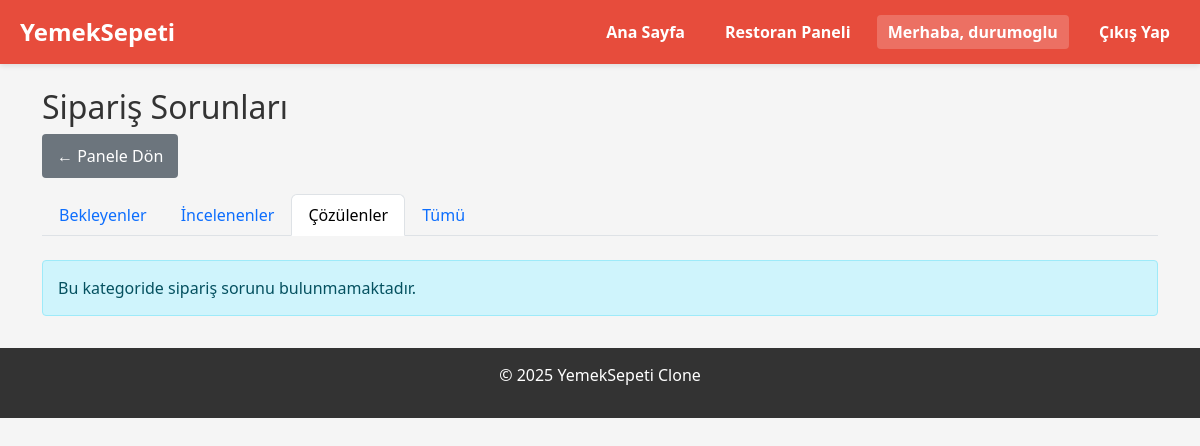
The app's page /restaurant/order-reports/resolved (signed in), older data.
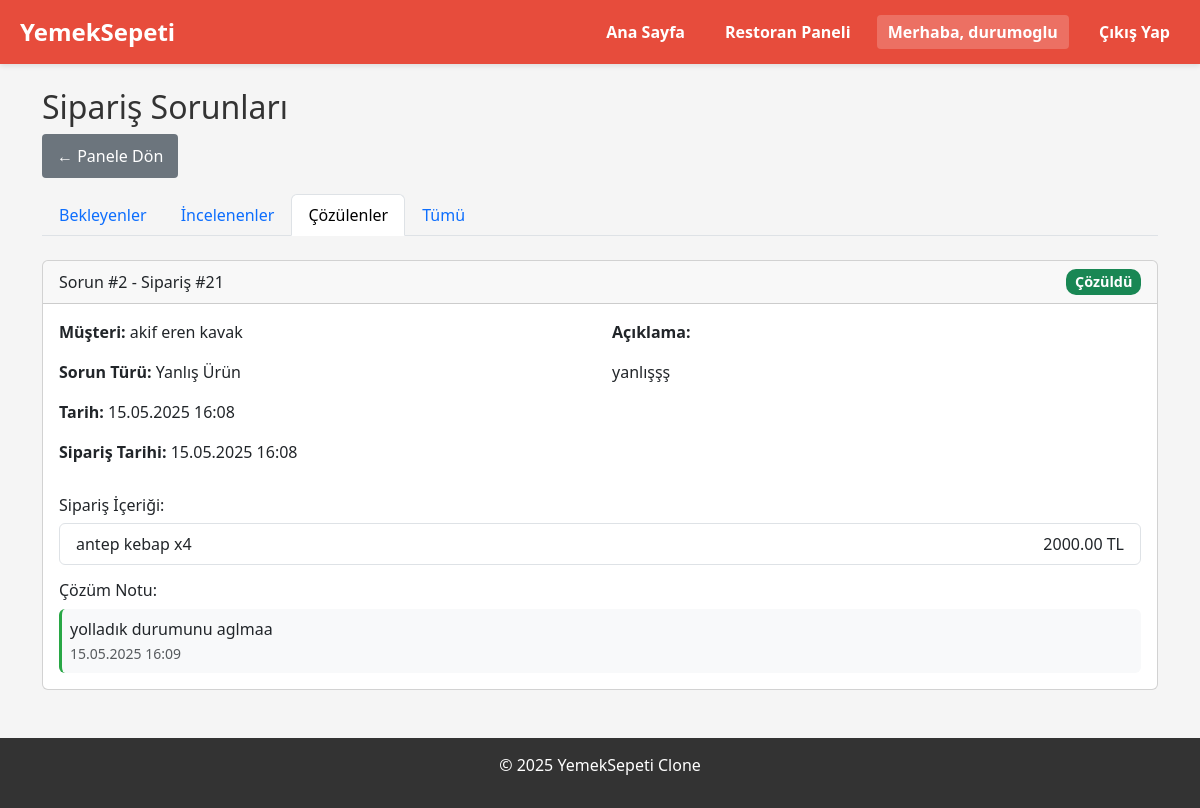
The same page, newer data.
### models.py (models this page shows, shortened)
class OrderReport(db.Model):
    id = db.Column(db.Integer, primary_key=True)
    order_id = db.Column(db.Integer, db.ForeignKey('order.id'), nullable=False)
    user_id = db.Column(db.Integer, db.ForeignKey('user.id'), nullable=False)
    report_type = db.Column(db.String(50), nullable=False)  # 'missing_item', 'incorrect_item', 'quality_issue', 'other'
    description = db.Column(db.Text, nullable=False)
    status = db.Column(db.String(20), default='pending')  # 'pending', 'in_review', 'resolved', 'rejected'
    created_at = db.Column(db.DateTime, default=lambda: datetime.now(timezone.utc))
    resolved_at = db.Column(db.DateTime, nullable=True)
    resolution_note = db.Column(db.Text, nullable=True)
    order = db.relationship('Order', backref='reports')
    user = db.relationship('User', backref='order_reports')

class Order(db.Model):
    id = db.Column(db.Integer, primary_key=True)
    user_id = db.Column(db.Integer, db.ForeignKey('user.id'), nullable=False)
    restaurant_id = db.Column(db.Integer, db.ForeignKey('restaurant.id'), nullable=False)
    order_date = db.Column(db.DateTime, default=lambda: datetime.now(timezone.utc))
    status = db.Column(db.String(20), default='pending')  # pending, preparing, delivering, delivered, cancelled
    total_amount = db.Column(db.Float, nullable=False)
    delivery_address = db.Column(db.Text, nullable=False)
    user = db.relationship('User', foreign_keys=[user_id], backref='orders')
    restaurant = db.relationship('Restaurant', backref='orders')
    delivery_id = db.Column(db.Integer, db.ForeignKey('user.id'), nullable=True)
    delivery = db.relationship('User', foreign_keys=[delivery_id], backref='assigned_orders')

class User(db.Model):
    id = db.Column(db.Integer, primary_key=True)
    name = db.Column(db.String(100), nullable=False)
    email = db.Column(db.String(100), unique=True, nullable=False)
    password = db.Column(db.String(100), nullable=False)
    phone = db.Column(db.String(15), nullable=True)
    address = db.Column(db.Text, nullable=True)
    user_type = db.Column(db.String(20), nullable=False)  # 'admin', 'restaurant', 'user', 'delivery'
    created_at = db.Column(db.DateTime, default=lambda: datetime.now(timezone.utc))
    is_active = db.Column(db.Boolean, default=True)
    reset_code = db.Column(db.String(100), nullable=True)
    reset_code_expiry = db.Column(db.DateTime, nullable=True)
    restaurant = db.relationship('Restaurant', backref='owner', uselist=False)
    addresses = db.relationship('Address', backref='user', lazy=True)

class OrderItem(db.Model):
    id = db.Column(db.Integer, primary_key=True)
    order_id = db.Column(db.Integer, db.ForeignKey('order.id'), nullable=False)
    menu_id = db.Column(db.Integer, db.ForeignKey('menu.id'), nullable=False)  # Changed from menu_item_id
    quantity = db.Column(db.Integer, nullable=False)
    price = db.Column(db.Float, nullable=False)
    order = db.relationship('Order', backref='items')
    menu_item = db.relationship('Menu')  # Changed from MenuItem to Menu

class Menu(db.Model):
    id = db.Column(db.Integer, primary_key=True)
    restaurant_id = db.Column(db.Integer, db.ForeignKey('restaurant.id'), nullable=False)
    item_name = db.Column(db.String(100), nullable=False)
    description = db.Column(db.Text, nullable=True)
    price = db.Column(db.Float, nullable=False)
    is_available = db.Column(db.Boolean, default=True)
    category = db.Column(db.String(50), nullable=False, default = "diğer")  # e.g., 'appetizer', 'main course', 'dessert'
    restaurant = db.relationship('Restaurant', backref='menu_items')

### app.py (the view)
@app.route("/restaurant/order-reports")
@app.route("/restaurant/order-reports/<tab>")
@login_required
@restaurant_required
def restaurant_order_reports(tab='pending'):
    restaurant = Restaurant.query.filter_by(user_id=session['user_id']).first()
    if not restaurant:
        flash('Restoran bilgisi bulunamadı', 'danger')
        return redirect(url_for('restaurant_dashboard'))
    reports_query = OrderReport.query.join(Order).filter(Order.restaurant_id == restaurant.id)
    if tab == 'pending':
        reports_query = reports_query.filter(OrderReport.status == 'pending')
    elif tab == 'in_review':
        reports_query = reports_query.filter(OrderReport.status == 'in_review')
    elif tab == 'resolved':
        reports_query = reports_query.filter(OrderReport.status == 'resolved')
    reports = reports_query.order_by(OrderReport.created_at.desc()).all()
    return render_template(
        'restaurant_order_reports.html',
        reports=reports,
        current_tab=tab,
        report_status_color=report_status_color,
        report_status_text=report_status_text,
        report_type_text=report_type_text
    )

### app.py (called while the page is built)
def login_required(f):
    @wraps(f)
    def decorated_function(*args, **kwargs):
        if 'logged_in' not in session:
            flash('Bu sayfaya erişmek için giriş yapmalısınız', 'danger')
            return redirect(url_for('login'))
        return f(*args, **kwargs)
    return decorated_function

def restaurant_required(f):
    @wraps(f)
    def decorated_function(*args, **kwargs):
        if 'user_type' not in session or session['user_type'] != 'restaurant':
            flash('Bu sayfaya erişmek için restoran yetkisi gereklidir', 'danger')
            return redirect(url_for('home'))
        return f(*args, **kwargs)
    return decorated_function

def report_status_color(status):
    colors = {
        'pending': 'warning',
        'in_review': 'info',
        'resolved': 'success',
        'rejected': 'danger'
    }
    return colors.get(status, 'secondary')

def report_status_text(status):
    texts = {
        'pending': 'Beklemede',
        'in_review': 'İncelemede',
        'resolved': 'Çözüldü',
        'rejected': 'Reddedildi'
    }
    return texts.get(status, status)

### templates/restaurant_order_reports.html (shortened to what this page needs)
{% extends "base.html" %}
{% block content %}
<div class="container mt-4">
    <h2>Sipariş Sorunları</h2>
    <div class="mb-3">
        <a href="{{ url_for('restaurant_dashboard') }}" class="btn btn-secondary">← Panele Dön</a>
    </div>
    <ul class="nav nav-tabs mb-4">
        <li class="nav-item">
            <a class="nav-link {{ 'active' if current_tab == 'pending' }}" href="{{ url_for('restaurant_order_reports', tab='pending') }}">Bekleyenler</a>
        </li>
        <li class="nav-item">
            <a class="nav-link {{ 'active' if current_tab == 'in_review' }}" href="{{ url_for('restaurant_order_reports', tab='in_review') }}">İncelenenler</a>
        </li>
        <li class="nav-item">
            <a class="nav-link {{ 'active' if current_tab == 'resolved' }}" href="{{ url_for('restaurant_order_reports', tab='resolved') }}">Çözülenler</a>
        </li>
        <li class="nav-item">
            <a class="nav-link {{ 'active' if current_tab == 'all' }}" href="{{ url_for('restaurant_order_reports', tab='all') }}">Tümü</a>
        </li>
    </ul>
    {% if reports %}
        <div class="row">
            {% for report in reports %}
                <div class="col-md-12 mb-3">
                    <div class="card">
                        <div class="card-header d-flex justify-content-between align-items-center">
                            <span>Sorun #{{ report.id }} - Sipariş #{{ report.order.id }}</span>
                            <span class="badge bg-{{ report_status_color(report.status) }}">{{ report_status_text(report.status) }}</span>
                        </div>
                        <div class="card-body">
                            <div class="row">
                                <div class="col-md-6">
                                    <p><strong>Müşteri:</strong> {{ report.user.name }}</p>
                                    <p><strong>Sorun Türü:</strong> {{ report_type_text(report.report_type) }}</p>
                                    <p><strong>Tarih:</strong> {{ report.created_at.strftime('%d.%m.%Y %H:%M') }}</p>
                                    <p><strong>Sipariş Tarihi:</strong> {{ report.order.order_date.strftime('%d.%m.%Y %H:%M') }}</p>
                                </div>
                                <div class="col-md-6">
                                    <p><strong>Açıklama:</strong></p>
                                    <p class="description-text">{{ report.description }}</p>
                                </div>
                            </div>
                            <h6 class="mt-3">Sipariş İçeriği:</h6>
                            <ul class="list-group mb-3">
                                {% for item in report.order.items %}
                                    <li class="list-group-item d-flex justify-content-between align-items-center">
                                        {{ item.menu_item.item_name }} x{{ item.quantity }}
                                        <span>{{ "%.2f"|format(item.price * item.quantity) }} TL</span>
                                    </li>
                                {% endfor %}
                            </ul>
                            {% if report.status == 'resolved' and report.resolution_note %}
                                <div class="resolution-section mt-3">
                                    <h6>Çözüm Notu:</h6>
                                    <div class="resolution-note p-2 bg-light rounded">
                                        <p class="mb-0">{{ report.resolution_note }}</p>
                                        <small class="text-muted">{{ report.resolved_at.strftime('%d.%m.%Y %H:%M') }}</small>
                                    </div>
                                </div>
                            {% endif %}
                        </div>
                    </div>
                </div>
            {% endfor %}
        </div>
    {% else %}
        <div class="alert alert-info">Bu kategoride sipariş sorunu bulunmamaktadır.</div>
    {% endif %}
</div>
{% endblock %}

Row changes from the older to the newer data that the page shows:
added OrderReport: id "2", order.id "21", status "Çözüldü", user.name "akif eren kavak", report_type "Yanlış Ürün", created_at "15.05.2025 16:08", order.order_date "15.05.2025 16:08", description "yanlışşş", resolution_note "yolladık durumunu aglmaa", resolved_at "15.05.2025 16:09"
added OrderItem: menu_item.item_name "antep kebap", quantity "4", item.price*item.quantity "2000.00"
Text that changed along with them:
text no longer shown: "Bu kategoride sipariş sorunu bulunmamaktadır."
